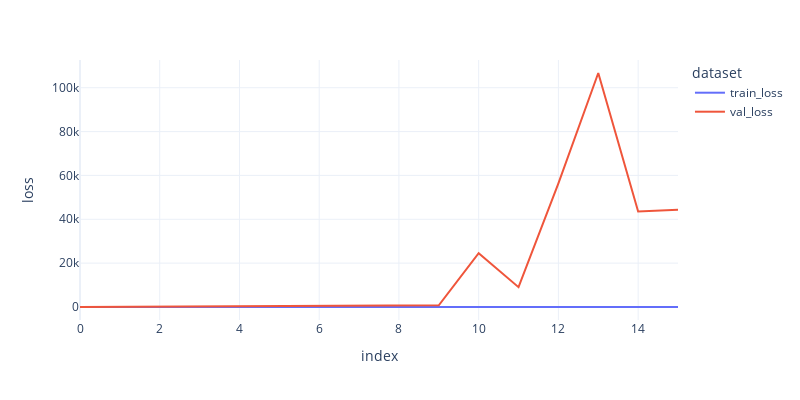

Notebook cell for this chart:
### Code cell
logs_df, model, score = train_deep_surv(
    train, val, test, DeepHitSingle, tolerance=10, 
    print_lr=True, print_logs=True, verbose = True,
    **params
)

### Figure 1 — Plotly figure (JSON) as saved in the notebook; plotly's stock layout.template omitted (floating-point values rounded to 4 significant figures)
{"data": [{"hovertemplate": "dataset=train_loss<br>index=%{x}<br>loss=%{y}<extra></extra>", "legendgroup": "train_loss", "line": {"color": "#636efa", "dash": "solid"}, "mode": "lines", "name": "train_loss", "orientation": "v", "showlegend": true, "type": "scatter", "x": [0, 1, 2, 3, 4, 5, 6, 7, 8, 9, 10, 11, 12, 13, 14, 15], "xaxis": "x", "y": [33.34, 26.52, 29.64, 25.51, 11.98, 22.56, 7.97, 6.463, 5.566, 2.8, 2.949, 3.473, 3.645, 7.871, 4.807, 2.907], "yaxis": "y"}, {"hovertemplate": "dataset=val_loss<br>index=%{x}<br>loss=%{y}<extra></extra>", "legendgroup": "val_loss", "line": {"color": "#EF553B", "dash": "solid"}, "mode": "lines", "name": "val_loss", "orientation": "v", "showlegend": true, "type": "scatter", "x": [0, 1, 2, 3, 4, 5, 6, 7, 8, 9, 10, 11, 12, 13, 14, 15], "xaxis": "x", "y": [35.85, 110.5, 97.18, 248.9, 312.7, 268.0, 313.3, 263.3, 582.5, 753.6, 24520.0, 9062.0, 56410.0, 106700.0, 43520.0, 44390.0], "yaxis": "y"}], "layout": {"height": 400, "legend": {"title": {"text": "dataset"}, "tracegroupgap": 0}, "margin": {"t": 60}, "width": 800, "xaxis": {"anchor": "y", "domain": [0, 1], "title": {"text": "index"}}, "yaxis": {"anchor": "x", "domain": [0, 1], "title": {"text": "loss"}}}}
